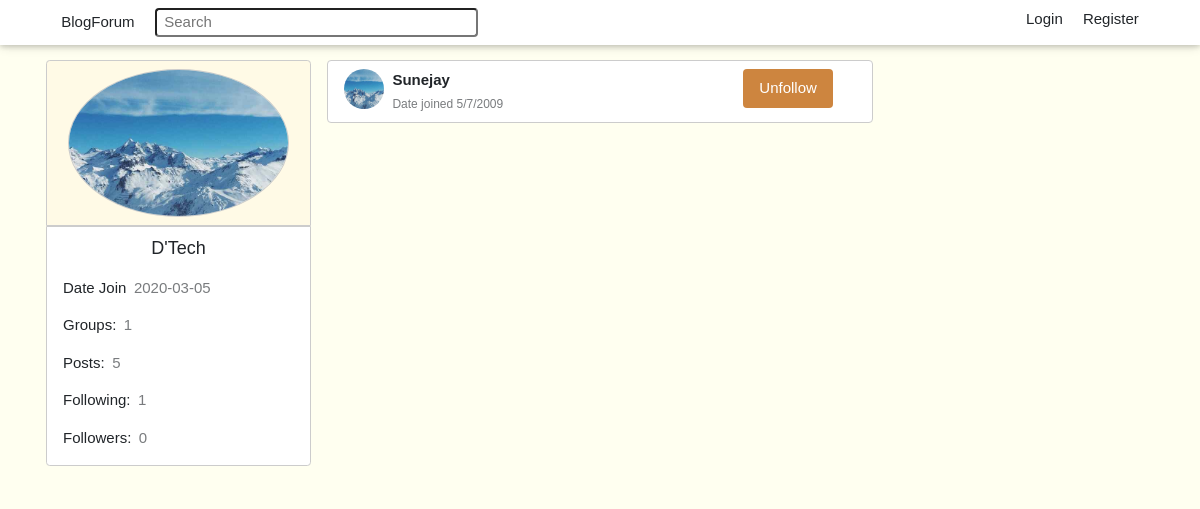
The page /following/D'Tech on the database its author committed.
### blog/models.py (models this page shows, shortened)
class SearchMixin(object):
    @classmethod
    def search(cls, expression):
        ids, total = query_index(cls.__tablename__, expression)
        if total == 0:
            return cls.query.filter_by(id=0), 0
        when = []
        for i in range(len(ids)):
            when.append((ids[i], i))
        return cls.query.filter(cls.id.in_(ids)).order_by(
            db.case(when, value=cls.id)), total

class User(db.Model, UserMixin, SearchMixin):
    __searchable__ = ['username']
    id = db.Column(db.Integer, primary_key=True)
    username = db.Column(db.String(20), unique=True, nullable=False)
    email = db.Column(db.String(120), unique=True, nullable=False)
    image_file = db.Column(db.String(20), nullable=False, default='default.jpg')
    password = db.Column(db.String(100), nullable=False)
    date_joined = db.Column(db.DateTime, nullable=False, default=datetime.utcnow)
    admin = db.Column(db.Boolean, default=False)
    roles = db.Column(db.String(4), default='R')
    posts = db.relationship('Post', backref='author', lazy='dynamic')
    comments = db.relationship('Comment', backref='author', lazy='dynamic')
    followed = db.relationship('User', secondary=followers,
                               primaryjoin=(followers.c.follower_id == id),
                               secondaryjoin=(followers.c.followed_id == id),
                               backref=db.backref('followers', lazy='dynamic'), lazy='dynamic')
    liked_posts = db.relationship('PostLike',
                                  foreign_keys='PostLike.user_id',
                                  backref='user', lazy='dynamic')
    liked_comments = db.relationship('CommentLike',
                                     foreign_keys='CommentLike.user_id',
                                     backref='user', lazy='dynamic')
    groups = db.relationship('Group', secondary=joins,
                             backref=db.backref('users', lazy='dynamic'),
                             lazy='dynamic')
    saved_posts = db.relationship('Post', secondary=post_save,
                             backref=db.backref('users', lazy='dynamic'),
                             lazy='dynamic')
    saved_comments = db.relationship('Comment', secondary=comment_save,
                                 backref=db.backref('users', lazy='dynamic'),
                                 lazy='dynamic')
    '''sent_messages = db.relationship('Message',
                                    foreign_keys='Message.sender_id',
                                    backref='author', lazy='dynamic')
    received_messages = db.relationship('Message',
                                        foreign_keys='Message.receiver_id',
                                        backref='receiver', lazy='dynamic')
    last_message_read_time = db.Column(db.DateTime)
    notifications = db.relationship('Notification', backref='user', lazy='dynamic')'''
    '''def new_messages(self):
        last_read_time = self.last_message_read_time or datetime(1900, 1, 1)
        return Message.query.filter_by(receiver=self).filter(
            Message.timestamp > last_read_time).count()

    def add_notification(self, name, data):
        self.notifications.filter_by(name=name).delete()
        n = Notification(name=name, payload_json=json.dumps(data), user=self)
        db.session.add(n)
        return n'''

### blog/users/routes.py (the view)
@users.route('/following/<username>')
def following(username):
    user = User.query.filter_by(username=username).first_or_404()
    follows = user.followed.all()
    return render_template('user/following.html', user=user, title=f"Followed by {username}", follows=follows)

### blog/main/forms.py
class SearchForm(FlaskForm):
    q = StringField('Search', validators=[DataRequired()])
    def __init__(self, *args, **kwargs):
        if 'formdata' not in kwargs:
            kwargs['formdata'] = request.args
        if 'csrf_enabled' not in kwargs:
            kwargs['csrf_enabled'] = False
        super(SearchForm, self).__init__(*args, **kwargs)

### blog/users/routes.py (called while the page is built)
@users.before_request
def before_request():
    if current_user.is_authenticated or current_user.is_anonymous:
        g.search_form = SearchForm()

### blog/templates/user/following.html (shortened to what this page needs)
{% extends 'layout.html' %}
{% block content %}
<div class="w3-col m3">
    <div class="w3-center w3-padding w3-border rounded-top pg-wheat">
        <img src="{{ url_for('static', filename='profile_img/' + user.image_file) }}" class="w3-circle w3-image w3-border w3-hover-opacity" style="width:96%;"
        onclick="document.getElementById('modal01').style.display='block'"/>
    </div>
    <div class="w3-container w3-margin-bottom w3-border pt-2 rounded-bottom bg-white">
        <div class="w3-center"><p class="w3-large pg-font-bold">{{ user.username }}</p></div>
        <p>Date Join<span class="w3-opacity ml-2">{{ user.date_joined.strftime('%Y-%m-%d') }}</span></p>
        <p>Groups:<span class="w3-opacity ml-2">{{ user.groups.count() }}</span></p>
        <p>Posts:<span class="w3-opacity ml-2">{{ user.posts.count() }}</span></p>
        <p><a href="{{ url_for('users.following', username=user.username) }}">Following:<span class="w3-opacity ml-2">{{ user.followed.count() }}</span></p>
        <p><a href="{{ url_for('users.followers', username=user.username) }}">Followers:<span class="w3-opacity ml-2">{{ user.followers.count() }}</span></a></p>
    </div>
</div>
<div class="w3-col m6">
    {% for follow in follows %}
        <div class="bg-white w3-padding w3-row w3-border w3-round w3-margin-bottom">
            <div class="w3-col" style="width:8%;">
                <img src="{{ url_for('static', filename='profile_img/' + follow.image_file) }}" class="w3-circle w3-image" style="width:40px;height:40px;"/>
            </div>
            <div class="w3-col pl-2" style="width:70%;">
                <div>
                    <a href="#" class="font-weight-bold pg-link">{{ follow.username }}</a><br />
                    <small class="w3-opacity">Date joined 5/7/2009</small>
                </div>
            </div>
            <div class="w3-col" style="width:20%;"><a href="#" class="w3-btn w3-round text-white pg-peru">Unfollow</a></div>
        </div>
    {% endfor %}
</div>
{% endblock content %}

### blog/static/css/w3.css (style rules this page uses)
*,*:before,*:after { box-sizing:inherit }
html { -ms-text-size-adjust:100%;-webkit-text-size-adjust:100% }
body { margin:0 }
a { background-color:transparent }
small { font-size:80% }
img { border-style:none }
button,input,select,textarea,optgroup { font:inherit;margin:0 }
button,input { overflow:visible }
html,body { font-family:Verdana,sans-serif;font-size:15px;line-height:1.5 }
html { overflow-x:hidden }
.w3-image { max-width:100%;height:auto }
img { vertical-align:middle }
a { color:inherit }
.w3-btn,.w3-button { border:none;display:inline-block;padding:8px 16px;vertical-align:middle;overflow:hidden;text-decoration:none;color:inherit;background-color:inherit;text-align:center;cursor:pointer;white-space:nowrap }
.w3-btn,.w3-button { -webkit-touch-callout:none;-webkit-user-select:none;-khtml-user-select:none;-moz-user-select:none;-ms-user-select:none;user-select:none }
.w3-container:after,.w3-container:before,.w3-panel:after,.w3-panel:before,.w3-row:after,.w3-row:before,.w3-row-padding:after,.w3-row-padding:before, .w3-cell-row:before,.w3-cell-row:after,.w3-clear:after,.w3-clear:before,.w3-bar:before,.w3-bar:after { content:"";display:table;clear:both }
.w3-col,.w3-half,.w3-third,.w3-twothird,.w3-threequarter,.w3-quarter { float:left;width:100% }
@media (min-width:601px) { .w3-col.m3,.w3-quarter { width:24.99999% } }
@media (min-width:601px) { .w3-col.m6,.w3-half { width:49.99999% } }
.w3-circle { border-radius:50% }
.w3-round,.w3-round-medium { border-radius:4px }
.w3-row-padding,.w3-row-padding>.w3-half,.w3-row-padding>.w3-third,.w3-row-padding>.w3-twothird,.w3-row-padding>.w3-threequarter,.w3-row-padding>.w3-quarter,.w3-row-padding>.w3-col { padding:0 8px }
.w3-container,.w3-panel { padding:0.01em 16px }
.w3-opacity,.w3-hover-opacity:hover { opacity:0.60 }
.w3-large { font-size:18px!important }
.w3-center { text-align:center!important }
.w3-border { border:1px solid #ccc!important }
.w3-margin-bottom { margin-bottom:16px!important }
.w3-padding { padding:8px 16px!important }

### blog/static/css/main.css (style rules this page uses)
body { background-color: cornsilk; }
.pg-link, .pg-header-link, .pg-join, .pg-header-link:hover, .pg-link:hover, .pg-join:hover { text-decoration: none; }
.pg-wheat { background-color: #fffae6; }
.pg-peru { background-color: peru; }
#header-input { width: 60%; }

### rows shown on the page
User: image_file (placeholder picture), username "D'Tech", date_joined "2020-03-05"
User: image_file (placeholder picture), username "Sunejay"

### other values the page prints
{{ user.groups.count() }} "1"
{{ user.posts.count() }} "5"
{{ user.followed.count() }} "1"
{{ user.followers.count() }} "0"
